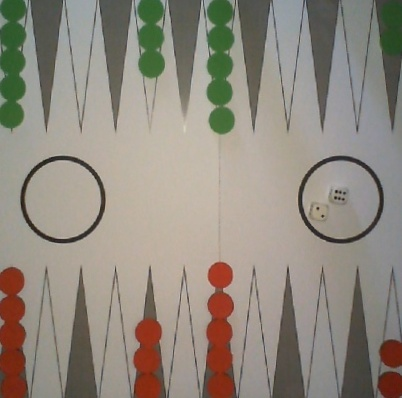
#> input picture selected.jpg, 402 x 398 px
$ python convolution.py
#> lines starting #> are read from the running program, lines starting #| are printed output that depends on the picture
import cv2
import numpy as np

im = cv2.imread('./selected.jpg')
#> im is the input picture: shape (398, 402, 3); mean B, G, R 126.5, 137.4, 144.7
cv2.imshow('image', im)
cv2.waitKey(0)

# Create a 20x20 pixel image with 3 color channels (BGR), filled with green color
green_img = np.full((25, 25, 3), (0, 255, 0), dtype=np.uint8)

# Save the image
# cv2.imwrite('green_img.jpg', green_img)
cv2.imshow('green_img', green_img)
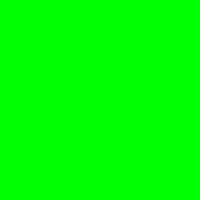
#> window 'green_img': shape (25, 25, 3) (shown 8 times larger); mean B, G, R 0, 255, 0
cv2.waitKey(0)

# convert the image to grayscale
im = cv2.cvtColor(im, cv2.COLOR_BGR2GRAY)
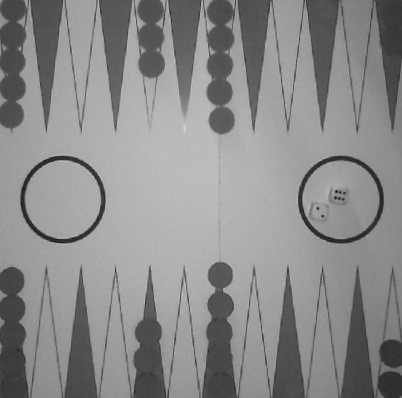
#> im: shape (398, 402); min 19, max 208, mean 138.3
green_img = cv2.cvtColor(green_img, cv2.COLOR_BGR2GRAY)

# go through the image in 10px increments and multiply the pixel values using convolution
for i in range(0, im.shape[0], 5):
    for j in range(0, im.shape[1], 5):
        patch = im[i:i+25, j:j+25]  # Extract the image patch
        if patch.shape == green_img.shape:  # Check if patch size matches green_img size
            im[i:i+25, j:j+25] = cv2.multiply(patch, green_img)  # Perform multiplication
            # normalize the value from a range of 0-65025 to 0-255
            im[i:i+25, j:j+25] = cv2.normalize(im[i:i+25, j:j+25], None, 0, 255, cv2.NORM_MINMAX)
        else:
            print("Patch size does not match green_img size.")
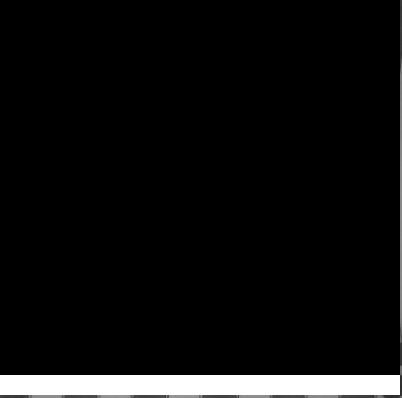
#> im: shape (398, 402); min 0, max 255, mean 14

cv2.imshow('image', im)
cv2.imwrite('green_img_conv.jpg', im)
cv2.waitKey(0)

cv2.destroyAllWindows()

$ run again, with circle_0.jpg copied over selected.jpg
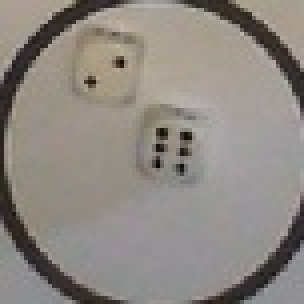
#> input picture circle_0.jpg, 76 x 76 px (shown 4 times larger)
#> im is the input picture: shape (76, 76, 3); mean B, G, R 130.6, 136.6, 142.1
#> `im = cv2.cvtColor(im, cv2.COLOR_BGR2GRAY)`:
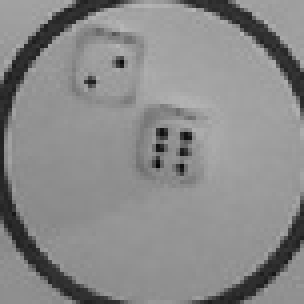
#> im: shape (76, 76) (shown 4 times larger); min 6, max 182, mean 137.6
#> after the loop `for i in range(0, im.shape[0], 5):`:
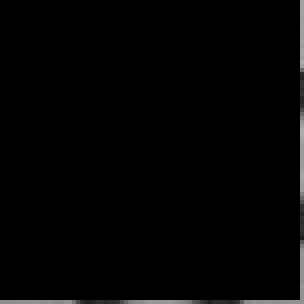
#> im: shape (76, 76) (shown 4 times larger); min 0, max 173, mean 3.1

$ run again, with circle_1.jpg copied over selected.jpg
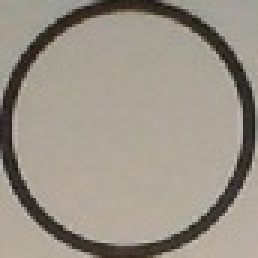
#> input picture circle_1.jpg, 86 x 86 px (shown 3 times larger)
#> im is the input picture: shape (86, 86, 3); mean B, G, R 136.1, 147.5, 154.9
#> after the loop `for i in range(0, im.shape[0], 5):`:
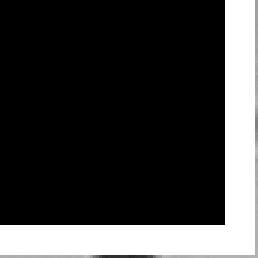
#> im: shape (86, 86) (shown 3 times larger); min 0, max 255, mean 58.8
